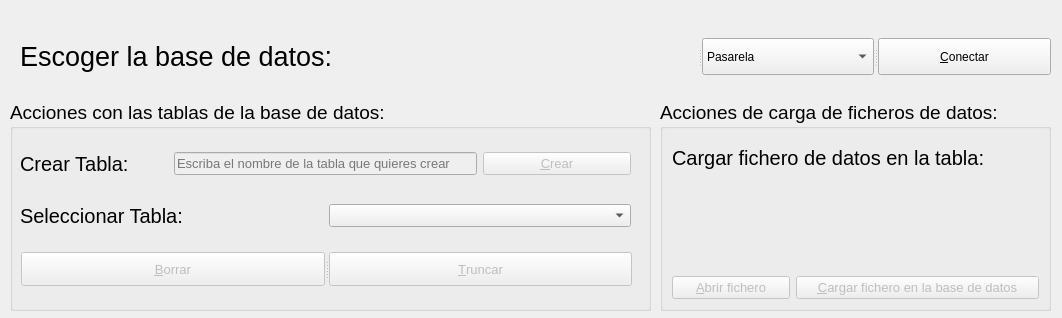
<?xml version="1.0" encoding="UTF-8"?>
<ui version="4.0">
 <class>Dialog</class>
 <widget class="QDialog" name="Dialog">
  <property name="geometry">
   <rect>
    <x>0</x>
    <y>0</y>
    <width>1062</width>
    <height>318</height>
   </rect>
  </property>
  <property name="windowTitle">
   <string>Base de Datos</string>
  </property>
  <widget class="QGroupBox" name="groupBox">
   <property name="geometry">
    <rect>
     <x>10</x>
     <y>100</y>
     <width>641</width>
     <height>211</height>
    </rect>
   </property>
   <property name="font">
    <font>
     <pointsize>14</pointsize>
    </font>
   </property>
   <property name="title">
    <string>Acciones con las tablas de la base de datos:</string>
   </property>
   <widget class="QSplitter" name="splitter_3">
    <property name="geometry">
     <rect>
      <x>11</x>
      <y>152</y>
      <width>611</width>
      <height>34</height>
     </rect>
    </property>
    <property name="orientation">
     <enum>Qt::Horizontal</enum>
    </property>
    <widget class="QPushButton" name="btnBorrar">
     <property name="enabled">
      <bool>false</bool>
     </property>
     <property name="font">
      <font>
       <pointsize>10</pointsize>
      </font>
     </property>
     <property name="text">
      <string>&amp;Borrar</string>
     </property>
    </widget>
    <widget class="QPushButton" name="btnTruncar">
     <property name="enabled">
      <bool>false</bool>
     </property>
     <property name="font">
      <font>
       <pointsize>10</pointsize>
      </font>
     </property>
     <property name="text">
      <string>&amp;Truncar</string>
     </property>
    </widget>
   </widget>
   <widget class="QWidget" name="layoutWidget">
    <property name="geometry">
     <rect>
      <x>10</x>
      <y>30</y>
      <width>611</width>
      <height>121</height>
     </rect>
    </property>
    <layout class="QGridLayout" name="gridLayout">
     <item row="0" column="0">
      <widget class="QLabel" name="label_2">
       <property name="font">
        <font>
         <pointsize>15</pointsize>
        </font>
       </property>
       <property name="text">
        <string>Crear Tabla:</string>
       </property>
      </widget>
     </item>
     <item row="0" column="1" colspan="2">
      <widget class="QLineEdit" name="cajaTabla">
       <property name="enabled">
        <bool>false</bool>
       </property>
       <property name="font">
        <font>
         <pointsize>10</pointsize>
        </font>
       </property>
       <property name="placeholderText">
        <string>Escriba el nombre de la tabla que quieres crear</string>
       </property>
      </widget>
     </item>
     <item row="0" column="3">
      <widget class="QPushButton" name="btncrear">
       <property name="enabled">
        <bool>false</bool>
       </property>
       <property name="font">
        <font>
         <pointsize>10</pointsize>
        </font>
       </property>
       <property name="text">
        <string>&amp;Crear</string>
       </property>
      </widget>
     </item>
     <item row="1" column="0" colspan="2">
      <widget class="QLabel" name="label_6">
       <property name="font">
        <font>
         <pointsize>15</pointsize>
        </font>
       </property>
       <property name="text">
        <string>Seleccionar Tabla:</string>
       </property>
      </widget>
     </item>
     <item row="1" column="2" colspan="2">
      <widget class="QComboBox" name="comboTabla">
       <property name="font">
        <font>
         <pointsize>10</pointsize>
        </font>
       </property>
      </widget>
     </item>
    </layout>
   </widget>
  </widget>
  <widget class="QGroupBox" name="groupBox_2">
   <property name="geometry">
    <rect>
     <x>660</x>
     <y>100</y>
     <width>391</width>
     <height>211</height>
    </rect>
   </property>
   <property name="font">
    <font>
     <pointsize>14</pointsize>
    </font>
   </property>
   <property name="title">
    <string>Acciones de carga de ficheros de datos:</string>
   </property>
   <layout class="QGridLayout" name="gridLayout_2">
    <item row="3" column="0">
     <widget class="QPushButton" name="btnabrir">
      <property name="enabled">
       <bool>false</bool>
      </property>
      <property name="font">
       <font>
        <pointsize>10</pointsize>
       </font>
      </property>
      <property name="text">
       <string>&amp;Abrir fichero</string>
      </property>
     </widget>
    </item>
    <item row="3" column="1" colspan="2">
     <widget class="QPushButton" name="btncargar">
      <property name="enabled">
       <bool>false</bool>
      </property>
      <property name="font">
       <font>
        <pointsize>10</pointsize>
       </font>
      </property>
      <property name="text">
       <string>&amp;Cargar fichero en la base de datos</string>
      </property>
     </widget>
    </item>
    <item row="1" column="0" colspan="3">
     <widget class="QLabel" name="nombreFichero">
      <property name="font">
       <font>
        <pointsize>10</pointsize>
        <weight>75</weight>
        <bold>true</bold>
       </font>
      </property>
      <property name="styleSheet">
       <string notr="true">color: green;</string>
      </property>
      <property name="text">
       <string/>
      </property>
     </widget>
    </item>
    <item row="0" column="0" colspan="3">
     <widget class="QLabel" name="label_3">
      <property name="font">
       <font>
        <pointsize>15</pointsize>
       </font>
      </property>
      <property name="text">
       <string>Cargar fichero de datos en la tabla:</string>
      </property>
     </widget>
    </item>
    <item row="2" column="0" colspan="2">
     <widget class="QLabel" name="labelestado">
      <property name="text">
       <string/>
      </property>
     </widget>
    </item>
   </layout>
  </widget>
  <widget class="QSplitter" name="splitter_2">
   <property name="geometry">
    <rect>
     <x>20</x>
     <y>38</y>
     <width>1031</width>
     <height>37</height>
    </rect>
   </property>
   <property name="orientation">
    <enum>Qt::Horizontal</enum>
   </property>
   <widget class="QLabel" name="label">
    <property name="font">
     <font>
      <pointsize>20</pointsize>
     </font>
    </property>
    <property name="text">
     <string>Escoger la base de datos:</string>
    </property>
    <property name="textFormat">
     <enum>Qt::RichText</enum>
    </property>
   </widget>
   <widget class="QComboBox" name="combobd">
    <property name="maximumSize">
     <size>
      <width>418</width>
      <height>115</height>
     </size>
    </property>
    <property name="baseSize">
     <size>
      <width>418</width>
      <height>0</height>
     </size>
    </property>
    <item>
     <property name="text">
      <string>Pasarela</string>
     </property>
    </item>
    <item>
     <property name="text">
      <string>Lote6_ri</string>
     </property>
    </item>
    <item>
     <property name="text">
      <string>Lote6</string>
     </property>
    </item>
   </widget>
   <widget class="QPushButton" name="btnconectar">
    <property name="text">
     <string>&amp;Conectar</string>
    </property>
   </widget>
  </widget>
 </widget>
 <resources/>
 <connections/>
</ui>
